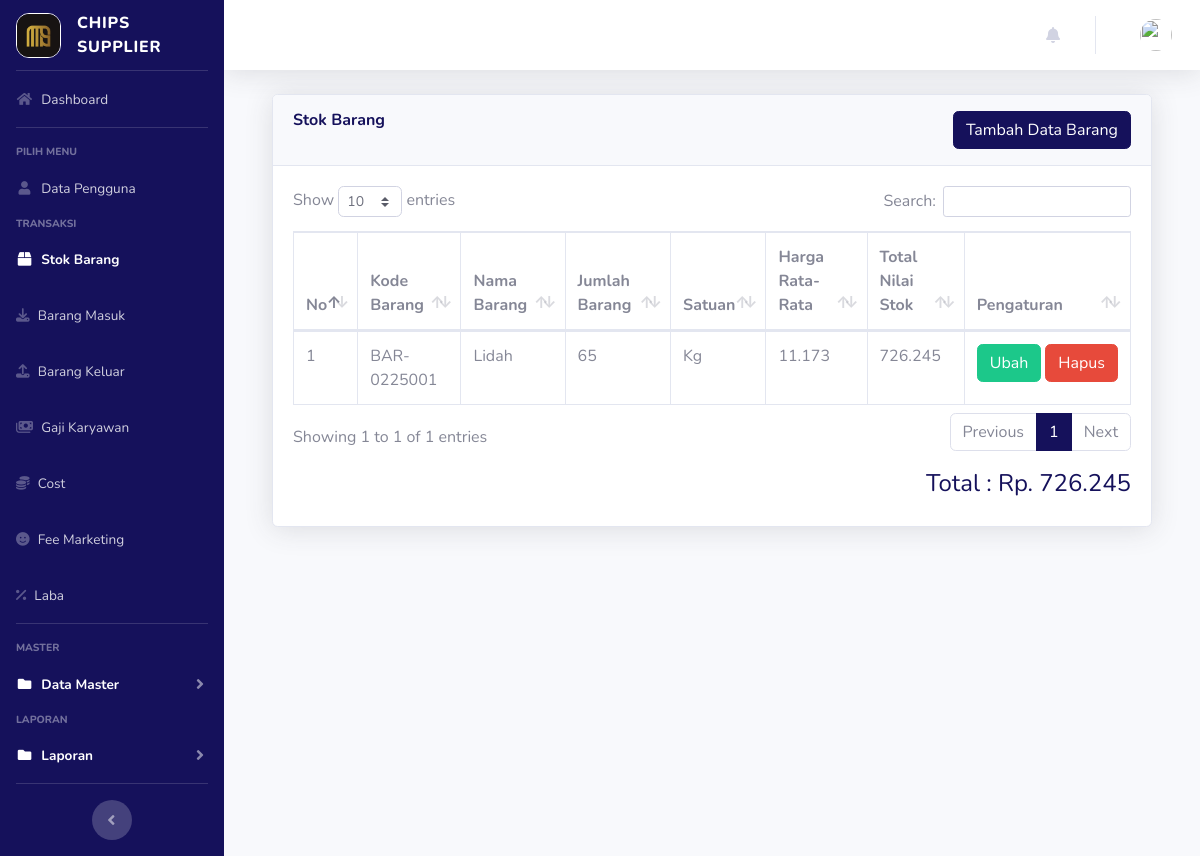
Before: /index.php?page=gudang (signed in) with the older database file.
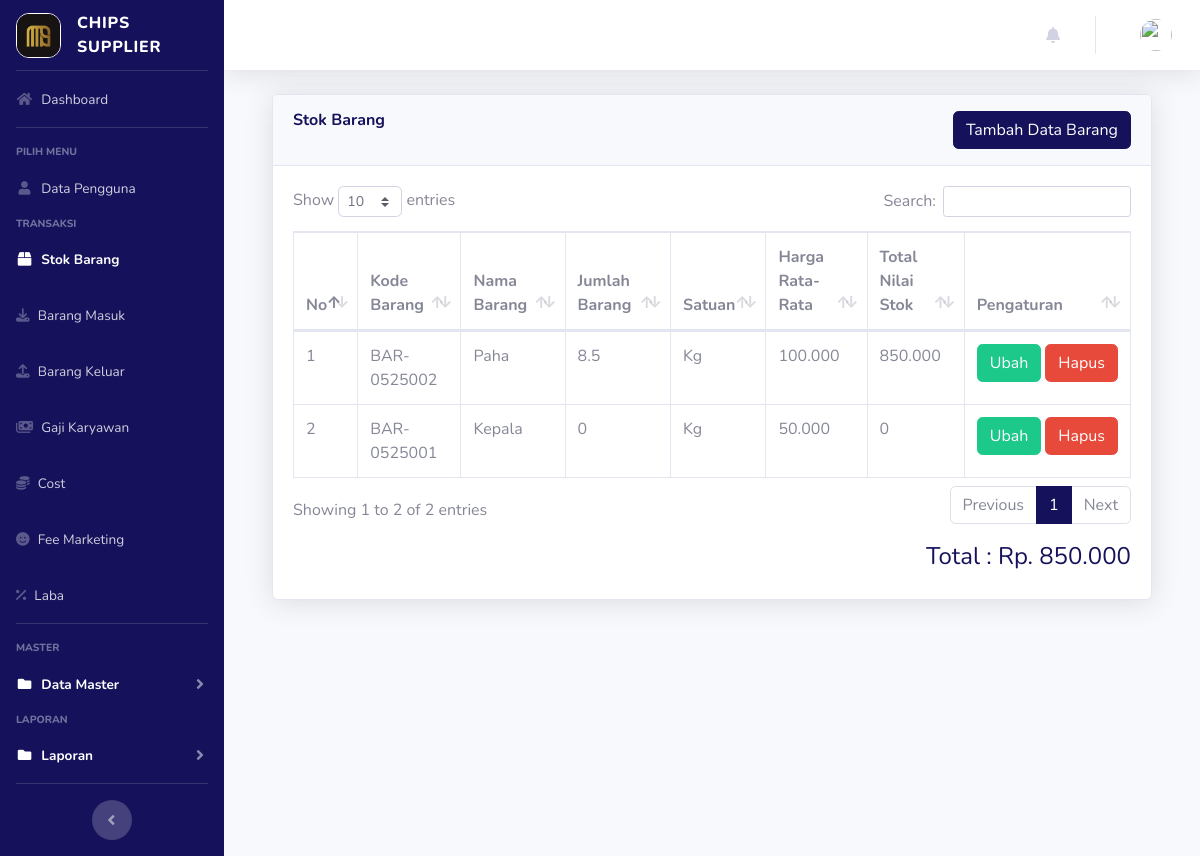
After: the same page with the newer database file.
### tables this page shows
CREATE TABLE `gudang` (
  `id` int NOT NULL AUTO_INCREMENT,
  `kode_barang` varchar(100) NOT NULL,
  `nama_barang` varchar(100) NOT NULL,
  `jenis_barang` varchar(100) DEFAULT NULL,
  `jumlah` double NOT NULL,
  `satuan` varchar(100) NOT NULL,
  `harga_rata` bigint NOT NULL,
  `total_nilai_stok` bigint NOT NULL,
  PRIMARY KEY (`id`)
);

### page/gudang/gudang.php (the view, shortened to what this page needs)
<?php
if ($_SESSION['admin']) {
  $user = $_SESSION['admin'];
}
$sql = $koneksi->query("select * from users where id='$user'");
$dataUser = $sql->fetch_assoc();
$query = $koneksi->query("SELECT SUM(total_nilai_stok) AS total_stok FROM gudang");
$row = $query->fetch_assoc();
$total_stok = $row['total_stok'];
?>
<div class="container-fluid">
  <div class="card shadow mb-4">
    <div class="card-header py-3" style="display: flex; justify-content: space-between;">
      <h6 class="m-0 font-weight-bold text-primary">Stok Barang</h6>
      <?php
      if ($dataUser['level'] != 'marketing' && $dataUser['level'] != 'keuangan') {
      ?>
        <a href="?page=gudang&aksi=tambahgudang" class="btn btn-primary">Tambah Data Barang</a>
      <?php } ?>
    </div>
    <div class="card-body">
      <div class="table-responsive">
        <table class="table table-bordered" id="dataTable" width="100%" cellspacing="0">
          <thead>
            <tr>
              <th>No</th>
              <th>Kode Barang</th>
              <th>Nama Barang</th>
              <th>Jumlah Barang</th>
              <th>Satuan</th>
              <th>Harga Rata-Rata</th>
              <th>Total Nilai Stok</th>
              <?php
              if ($dataUser['level'] != 'marketing' && $dataUser['level'] != 'keuangan') {
              ?>
                <th>Pengaturan</th>
              <?php } ?>
            </tr>
          </thead>
          <tbody>
            <?php
            $no = 1;
            $sql = $koneksi->query("select * from gudang ORDER BY id DESC");
            while ($data = $sql->fetch_assoc()) {
            ?>
              <tr>
                <td><?php echo $no++; ?></td>
                <td><?php echo $data['kode_barang'] ?></td>
                <td><?php echo $data['nama_barang'] ?></td>
                <td><?php echo $data['jumlah'] ?></td>
                <td><?php echo $data['satuan'] ?></td>
                <td><?php echo number_format($data['harga_rata'], 0, '', '.') ?></td>
                <td><?php echo number_format($data['total_nilai_stok'], 0, '', '.') ?></td>
                <?php
                if ($dataUser['level'] != 'marketing' && $dataUser['level'] != 'keuangan') {
                ?>
                  <td class="d-flex">
                    <a href="?page=gudang&aksi=ubahgudang&kode_barang=<?php echo $data['kode_barang'] ?>" class="btn btn-success mr-1">Ubah</a>
                    <a href="javascript:void(0);"
                      onclick="confirmDelete('<?php echo $data['kode_barang']; ?>')" class="btn btn-danger">Hapus</a>
                  </td>
                <?php } ?>
              </tr>
            <?php } ?>
          </tbody>
        </table>
        <h4 class="text-right mt-3 text-primary">Total : Rp. <?= number_format($total_stok, 0, '', '.') ?></h4>
      </div>
    </div>
  </div>
</div>

Changed rows visible on the page:
added gudang: kode_barang "BAR-0525002", nama_barang "Paha", jumlah "8.5", satuan "Kg", harga_rata "100.000", total_nilai_stok "850.000"
changed gudang: kode_barang "BAR-0225001" → "BAR-0525001"; nama_barang "Lidah" → "Kepala"; jumlah "65" → "0"; harga_rata "11.173" → "50.000"; total_nilai_stok "726.245" → "0"
Other visible differences:
text written by a page script: "Show entries Search: Showing 1 to 1 of 1 entries Previous 1 Next" → "Show entries Search: Showing 1 to 2 of 2 entries Previous 1 Next"
$total_stok: "726.245" → "850.000"
